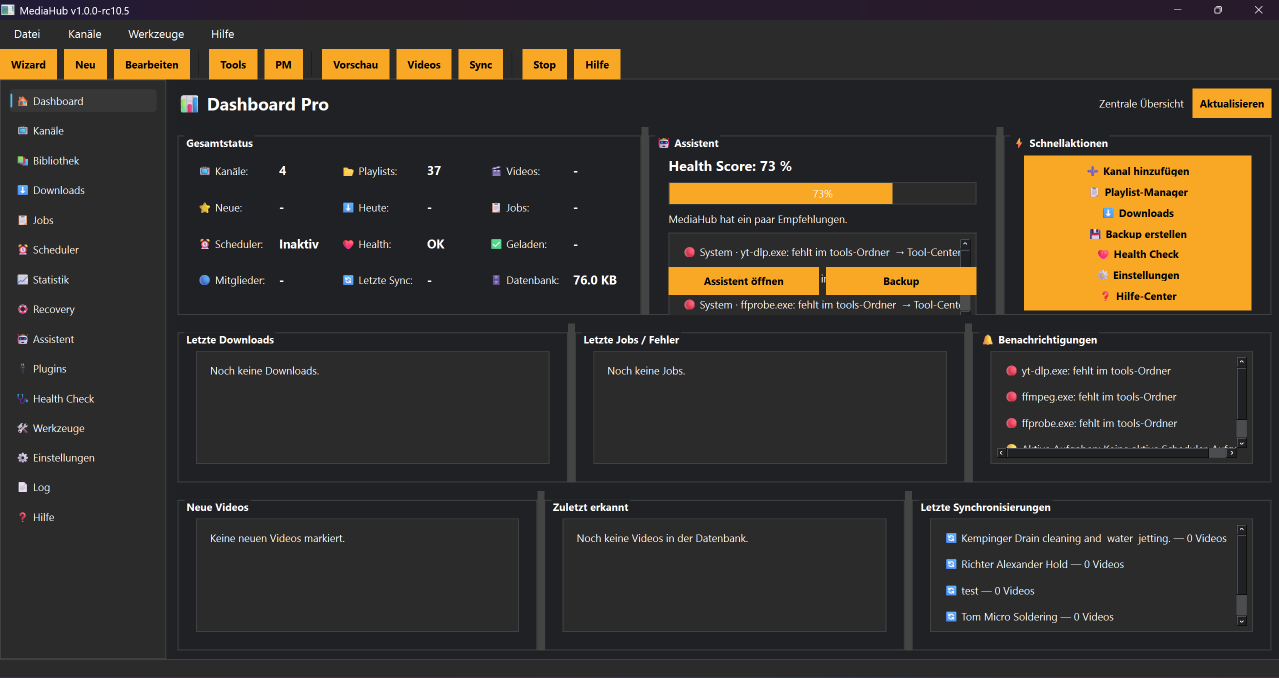
#> input picture docs_source/user/images/01_startseite.png, 2558 x 1356 px (shown at 1/2 size)
$ python -i download_service.py   (imports and definitions only)
#> lines starting #> are read from the running program, lines starting #| are printed output that depends on the picture; after the words box and inside, x2 and y2 are one past the last pixel; in counts of white or black regions, pixels touching at a corner belong together
#> further down, picture is the input picture: PIL image 2558x1356 RGBA; mean R, G, B, A 57.4, 51.5, 43.9, 255
### src/mediahub/services/image_manager.py
from __future__ import annotations

import json
import re
import shutil
import urllib.request
from pathlib import Path

try:
    from PIL import Image
except Exception:
    Image = None


class ImageAssetManager:
    """Zentrale Bildverwaltung für MediaHub.

    Dieser Manager ist die einzige Stelle, die Kanal-, Banner- und Playlistbilder
    lokal als JPG ablegt. Der Plex-Import soll später nur noch lokale Dateien
    kopieren, nicht mehr im Internet suchen.
    """

    POSTER_SIZE = (1000, 1500)
    FANART_SIZE = (1920, 1080)
    EPISODE_SIZE = (1280, 720)

    def __init__(self, base_dir: Path | str | None = None):
        self.base_dir = Path(base_dir or Path.cwd())
        self.assets_dir = self.base_dir / "assets" / "channels"

    # [11 lines left out: functions safe_name, channel_dir, not called in this run]

    def channel_image_path(self, channel_name: str, channel_id: str = "") -> Path:
        return self.channel_dir(channel_name, channel_id) / "channel.jpg"

    def banner_image_path(self, channel_name: str, channel_id: str = "") -> Path:
        return self.channel_dir(channel_name, channel_id) / "banner.jpg"

    def playlist_image_path(self, channel_name: str, playlist_id: str, channel_id: str = "") -> Path:
        safe_id = self.safe_name(playlist_id or "playlist")
        return self.channel_dir(channel_name, channel_id) / "playlists" / f"{safe_id}.jpg"

    def save_channel_image(self, channel_name: str, source: str, channel_id: str = "") -> str:
        return self.save_image(source, self.channel_image_path(channel_name, channel_id), "poster")

    def save_banner_image(self, channel_name: str, source: str, channel_id: str = "") -> str:
        return self.save_image(source, self.banner_image_path(channel_name, channel_id), "fanart")

    # [253 lines left out: functions save_playlist_image, save_image, copy_or_convert_to_jpg, prepare_for_plex, write_index, rebuild_all_indexes and 4 more, not called in this run]

### src/mediahub/services/download_service.py
from pathlib import Path
import json
import re
import shutil
import time
import uuid
import urllib.request
import xml.etree.ElementTree as ET

from yt_dlp import YoutubeDL
from yt_dlp.utils import DownloadError
from src.mediahub.services.image_manager import ImageAssetManager

try:
    from PIL import Image
except Exception:
    Image = None


class DownloadCancelled(Exception):
    pass


class DownloadService:
    MEDIA_EXTENSIONS = {
        ".mkv", ".mp4", ".webm", ".avi", ".mov",
        ".mp3", ".m4a", ".aac", ".flac", ".ogg", ".wav"
    }

    IMAGE_EXTENSIONS = {".jpg", ".jpeg", ".png", ".webp"}

    MODE_SEASONS_ONLY = "Nur Staffeln"
    MODE_PLAYLIST_SEASONS = "Playlist → Staffel"
    MODE_PLAYLIST_ONLY = "Playlist ohne Staffel"
    MODE_SEASON_IS_PLAYLIST = "Staffel = Playlist"

    def __init__(self, tool_service=None):
        self.tool_service = tool_service
        self.last_download_status = ""
        self.last_download_error = ""
        self.last_downloaded_files = []
        self.image_manager = ImageAssetManager(Path.cwd())

    # [899 lines left out: functions is_members_only_error_text, _precheck_video_availability, download_latest_video, cleanup_empty_active_dirs, create_download_work_dir, move_completed_work_files and 23 more, not called in this run]

    def crop_dark_border(self, image, threshold: int = 18):
        """Schneidet eingebrannte schwarze Außenränder ab.

        Das ist wichtig, falls durch einen alten Fix bereits ein falsches
        SeasonXX.jpg/Posterbild mit riesigem schwarzem Rand als Quelle in
        assets/channels oder im Zielordner gelandet ist.
        """
#> called with threshold = 18
        if Image is None:
            return image

        try:
            gray = image.convert("L")
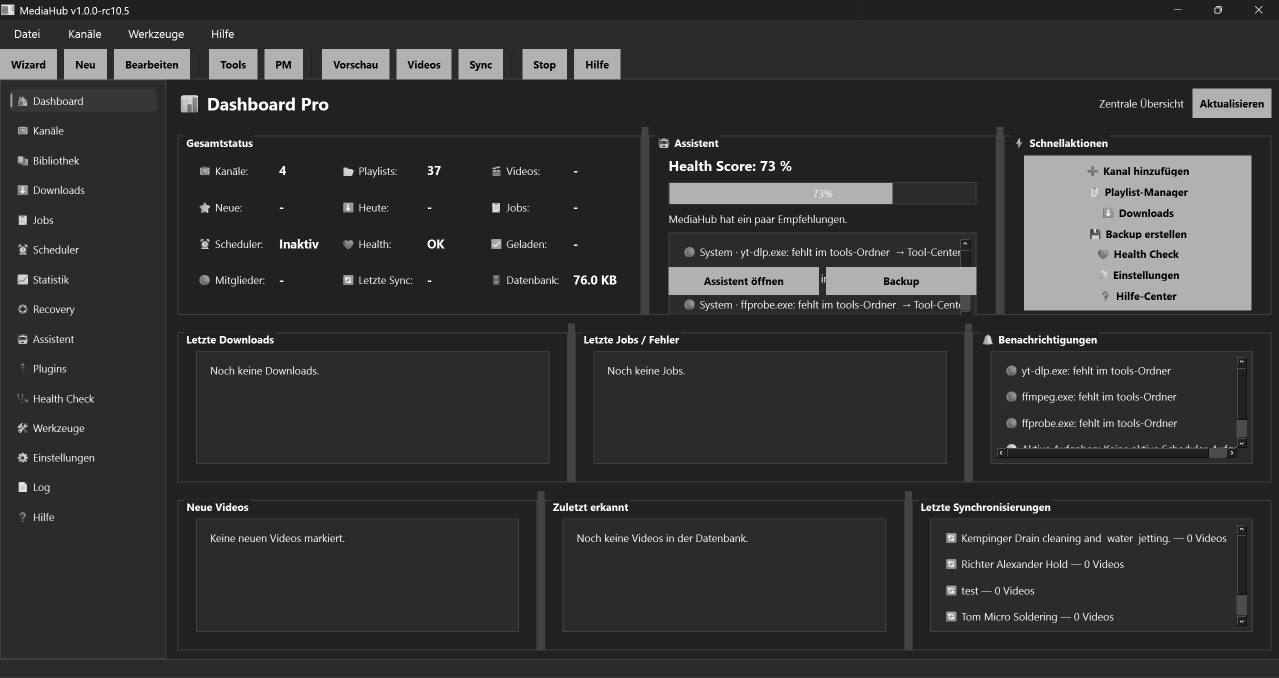
#> gray: PIL image 2558x1356 L (shown at 1/2 size); min 0, max 255, mean 52.4
            mask = gray.point(lambda value: 255 if value > threshold else 0)
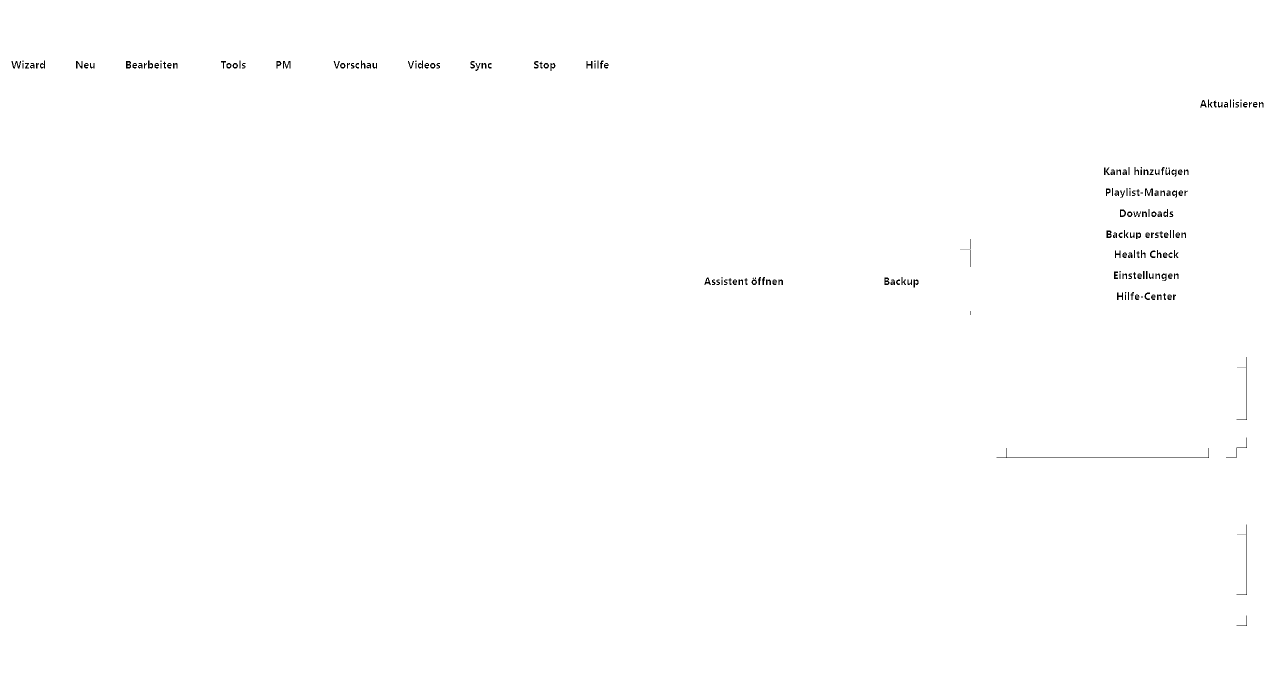
#> mask: PIL image 2558x1356 L (shown at 1/2 size); 99.7% white; black in thin lines or dots, all inside (x1, y1, x2, y2) = (23, 121, 2527, 1252)
            bbox = mask.getbbox()
#> bbox = (0, 0, 2558, 1356)
            if not bbox:
                return image

            left, top, right, bottom = bbox
#> left = 0; top = 0; right = 2558; bottom = 1356
            width, height = image.size
#> width = 2558; height = 1356

            # Nur wirklich große Außenränder entfernen. Kleine dunkle Bereiche
            # im eigentlichen Thumbnail bleiben erhalten.
            if left <= 3 and top <= 3 and right >= width - 3 and bottom >= height - 3:
                return image

            cropped_w = right - left
            cropped_h = bottom - top
            # Auch sehr breite YouTube-Thumbnails können auf einem 1000x1500
            # Poster nur etwa 260-560 px hoch sein. Deshalb darf die
            # Mindesthöhe hier nicht zu groß sein.
            if cropped_w < width * 0.05 or cropped_h < height * 0.05:
                return image

            return image.crop(bbox)
        except Exception:
            return image

    def fit_playlist_poster_full_width(self, image, target_size: tuple[int, int] = (1000, 1500)):
        """Erzeugt Playlist-/Staffelposter ohne Mini-Bild in der Mitte.

        Ziel:
        - Plex-Posterfläche 1000x1500
        - Thumbnail so groß wie möglich
        - bei normalen YouTube-16:9-Bildern volle Breite
        - keine Verzerrung
        - kein links/rechts Abschneiden
        - kein unscharfer Hintergrund und kein zweites Miniaturbild
        """
        if Image is None:
            return image

        target_w, target_h = target_size
        image = self.crop_dark_border(image)
        source_w, source_h = image.size
#> source_w = 2558; source_h = 1356

        if source_w <= 0 or source_h <= 0:
            return Image.new("RGB", target_size, (0, 0, 0))

        # Für YouTube-Playlistbilder: zuerst auf volle Breite skalieren.
        scale = target_w / source_w
#> scale = 0.391
        new_w = target_w
        new_h = max(1, int(round(source_h * scale)))
#> new_h = 530

        # Falls ein ungewöhnlich hohes Bild dadurch über die Posterhöhe laufen
        # würde, auf die Höhe einpassen, damit nichts abgeschnitten wird.
        if new_h > target_h:
            scale = target_h / source_h
            new_w = max(1, int(round(source_w * scale)))
            new_h = target_h

        resized = image.resize((new_w, new_h), Image.LANCZOS)
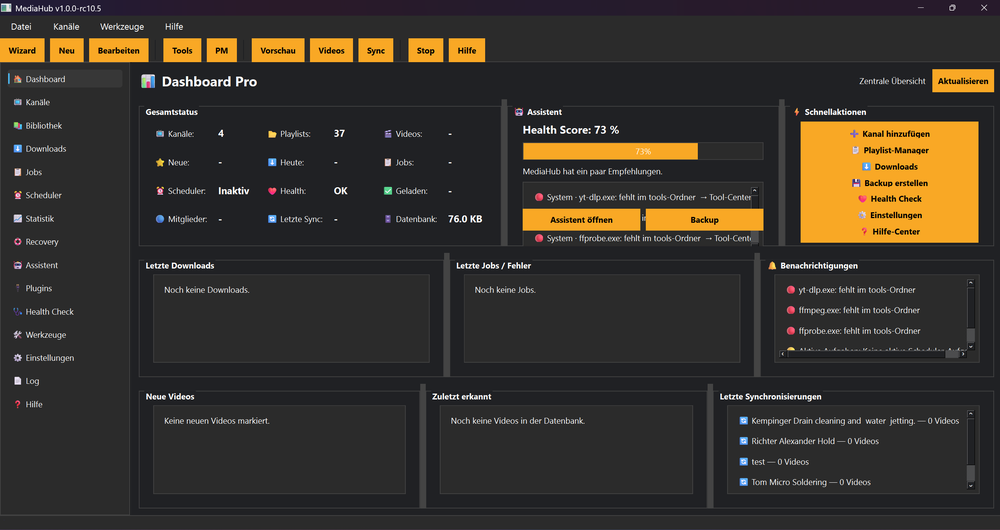
#> resized: PIL image 1000x530 RGBA; mean R, G, B, A 57.3, 51.5, 43.8, 255
        canvas = Image.new("RGB", target_size, (0, 0, 0))
#> canvas: PIL image 1000x1500 RGB; every value is 0
        x = (target_w - new_w) // 2
        y = (target_h - new_h) // 2
#> y = 485
        canvas.paste(resized, (x, y))
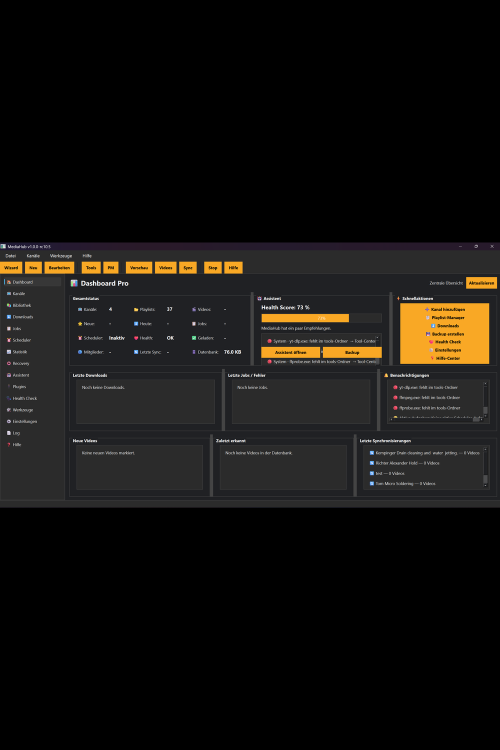
#> canvas: PIL image 1000x1500 RGB (shown at 1/2 size); mean R, G, B 20.3, 18.2, 15.5
        return canvas

    # [404 lines left out: functions fit_image_for_plex, _image_signature, _images_look_same, _valid_playlist_image_for_channel, create_tvshow_nfo, create_season_nfo and 9 more, not called in this run]

>>> from PIL import Image
>>> picture = Image.open('../../../docs_source/user/images/01_startseite.png')
>>> result = DownloadService().fit_playlist_poster_full_width(picture)

$ run again, on docs_source/user/images/04_kanalliste.png
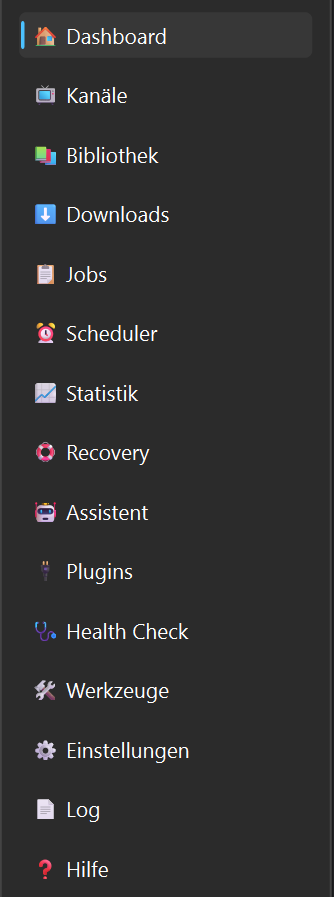
#> input picture docs_source/user/images/04_kanalliste.png, 334 x 897 px
#> picture is the input picture: PIL image 334x897 RGBA; mean R, G, B, A 49, 48.8, 49.1, 255
#> in crop_dark_border, `gray = image.convert("L")`:
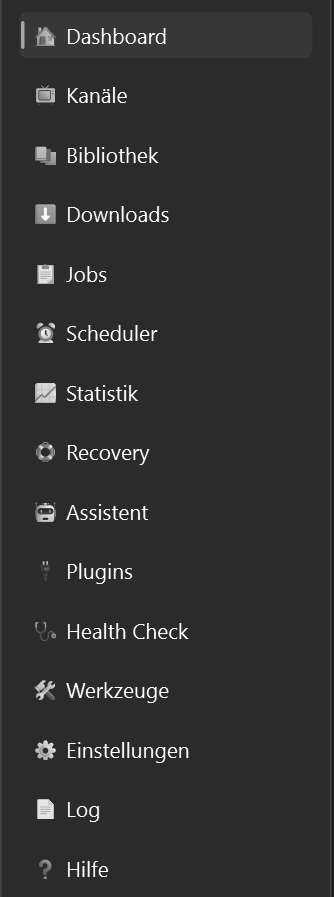
#> gray: PIL image 334x897 L; min 25, max 255, mean 48.9
#> mask: PIL image 334x897 L; every value is 255
#> bbox = (0, 0, 334, 897)
#> left = 0; right = 334; bottom = 897
#> in fit_playlist_poster_full_width, `canvas.paste(resized, (x, y))`:
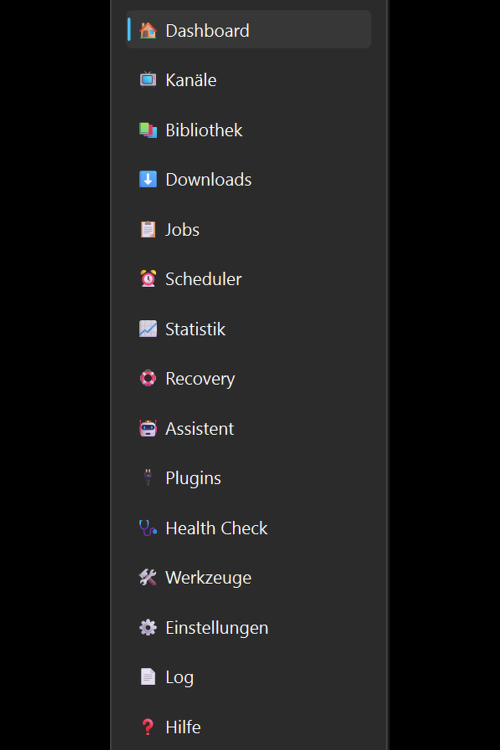
#> canvas: PIL image 1000x1500 RGB (shown at 1/2 size); mean R, G, B 27.3, 27.2, 27.4

$ run again, on docs_source/user/images/05_dashboard.png
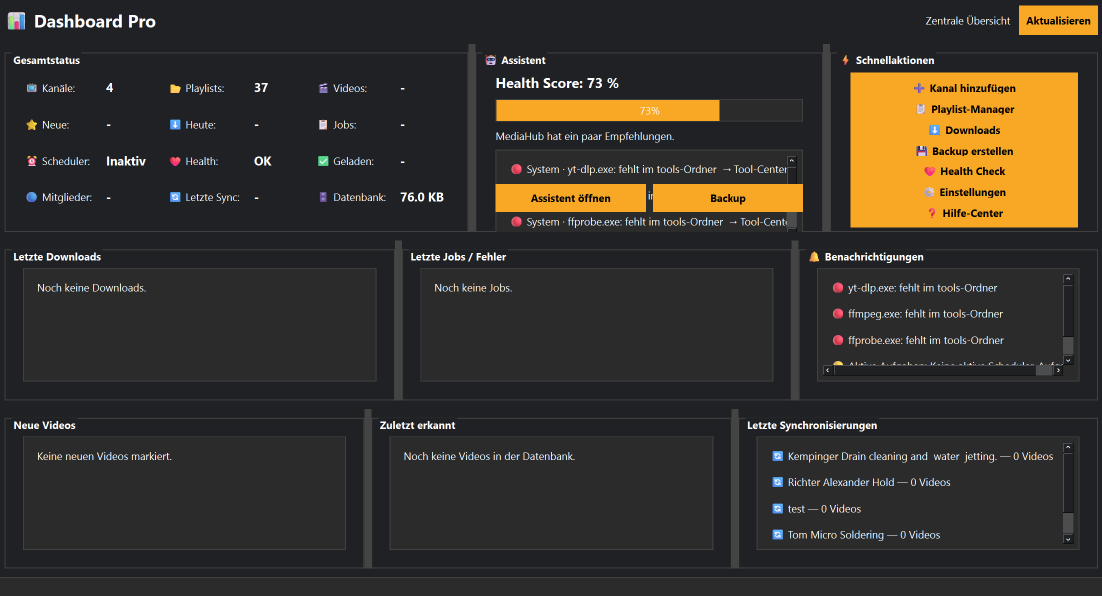
#> input picture docs_source/user/images/05_dashboard.png, 2203 x 1191 px (shown at 1/2 size)
#> picture is the input picture: PIL image 2203x1191 RGBA; mean R, G, B, A 56.8, 51.3, 43.4, 255
#> in crop_dark_border, `mask = gray.point(lambda value: 255 if value > threshold else 0)`:
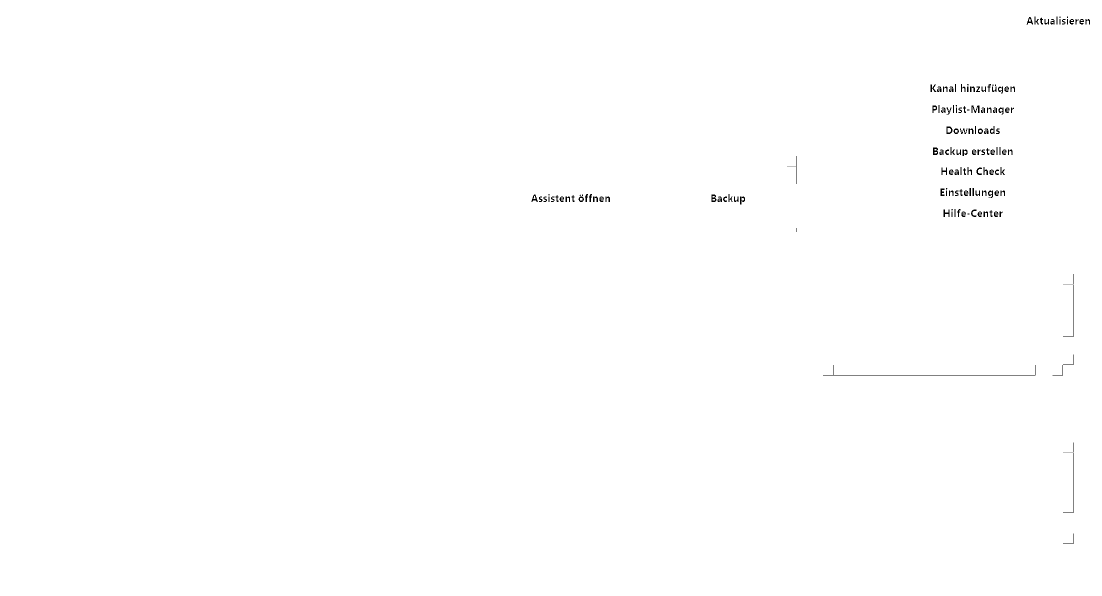
#> mask: PIL image 2203x1191 L (shown at 1/2 size); 99.7% white; black in thin lines or dots, all inside (x1, y1, x2, y2) = (1063, 33, 2180, 1088)
#> bbox = (0, 0, 2203, 1191)
#> left = 0; right = 2203; bottom = 1191
#> in fit_playlist_poster_full_width, `canvas.paste(resized, (x, y))`:
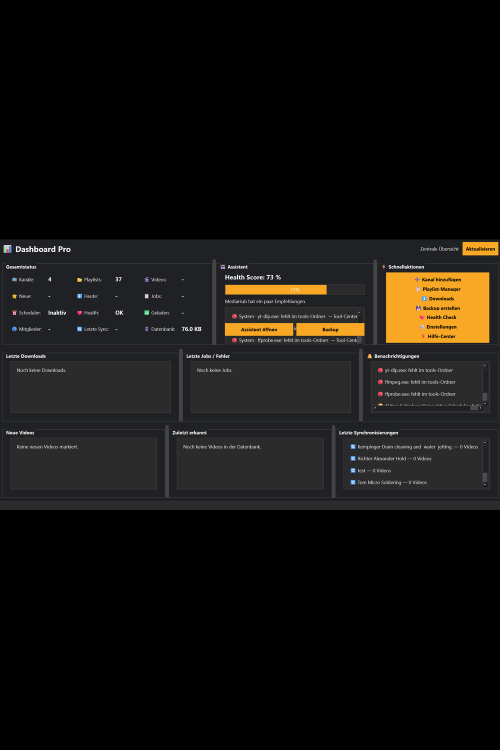
#> canvas: PIL image 1000x1500 RGB (shown at 1/2 size); mean R, G, B 20.5, 18.5, 15.6
